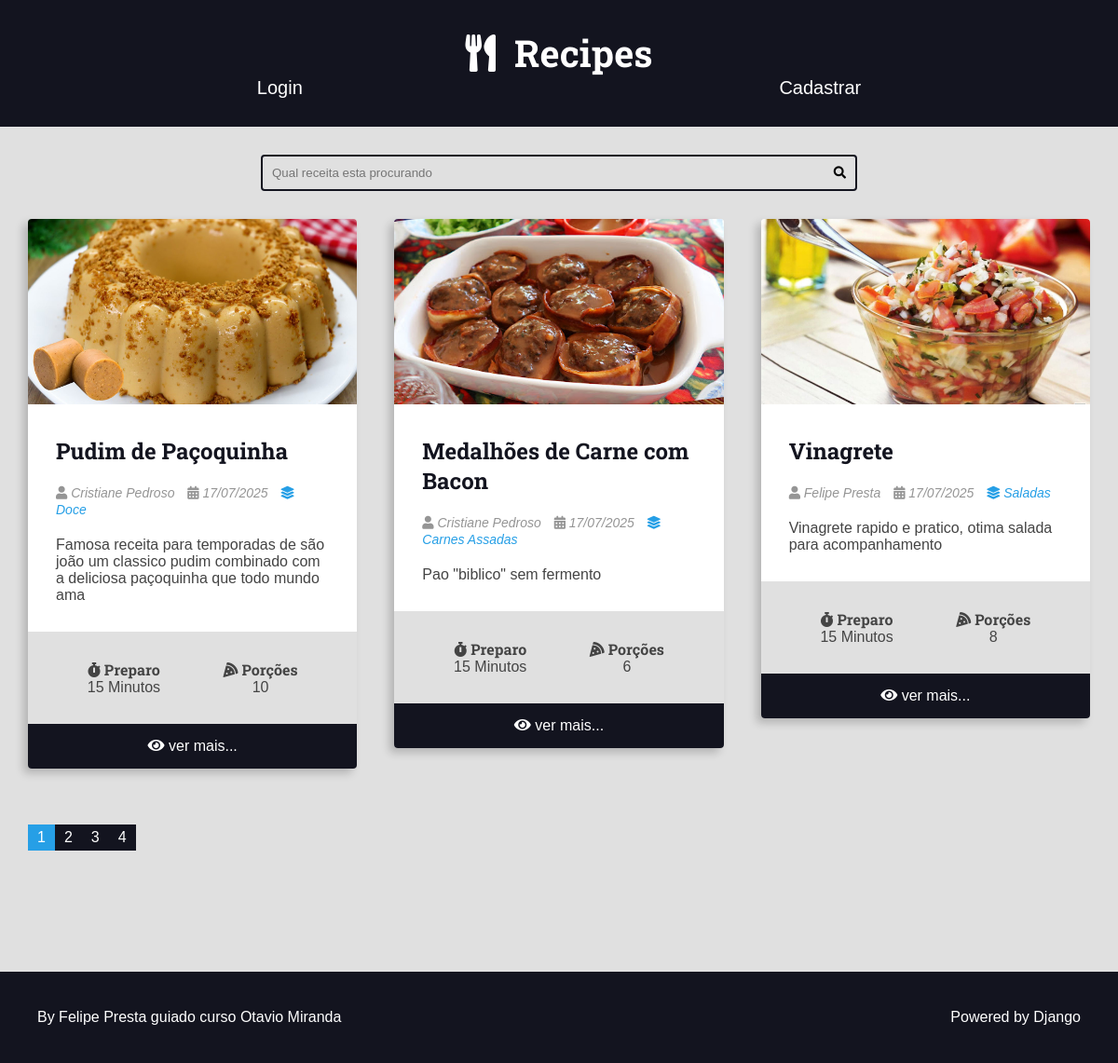
The page / on the database its author committed.
### recipes/models.py (models this page shows, shortened)
class Recipe(models.Model):
    tittle = models.CharField(max_length=65)
    description = models.CharField(max_length=165)
    slug = models.SlugField(unique=True)
    preparation_time = models.IntegerField()
    preparation_time_unit = models.CharField(max_length=65)
    servings_steps = models.IntegerField()
    servings_steps_unit = models.CharField(max_length=65, blank=True, null=True)
    preparation_steps = models.TextField()
    preparation_steps_is_html = models.BooleanField(default=False)
    created_at = models.DateTimeField(auto_now_add=True)
    updated_at = models.DateTimeField(auto_now=True)
    is_published = models.BooleanField(default=False)
    cover = models.ImageField(upload_to='recipes/covers/%Y/%m/%d/', blank=True)
    category = models.ForeignKey(Category, on_delete=models.SET_NULL, null=True)
    author = models.ForeignKey(User, on_delete=models.SET_NULL, null=True)

class Category(models.Model):
    name = models.CharField(max_length=65)

### recipes/views.py (the view)
# urls.py: path('', views.home, name='home'),
def home(request):
    recipes = get_list_or_404(Recipe.objects.order_by('-id'), is_published=True)
    page_object, pagination_range =  make_pagination(request, recipes, PER_PAGE)
    page = request.GET.get('page', 1)
    return render(request, 'recipes/home.html', context={
        'recipes': page_object,
        'pagination_range': pagination_range,
        'page': page,
    })

### utils/pagination.py (called while the page is built)
def make_pagination_range(page_range, qty_pages, current_page):
    middle_range = math.ceil(qty_pages / 2)
    total_pages = len(page_range)
    start_range = current_page - middle_range
    stop_range = current_page + middle_range
    if start_range < 0:
        start_range = 0
        stop_range = qty_pages
    if stop_range > total_pages:
        stop_range = total_pages
        start_range = total_pages - qty_pages
    if start_range < 0:
        start_range = 0
    pagination = page_range[start_range:stop_range]
    return {
        'pagination': pagination,
        'page_range': page_range,
        'qty_pages': qty_pages,
        'current_page': current_page,
        'total_pages': total_pages,
        'start_range': start_range,
        'stop_range': stop_range,
        'first_page_out_of_range': start_range > 0,
        'last_page_out_of_range': stop_range < total_pages,
    }

def make_pagination(request, queryset, per_page, qty_page=4):
    try:
        current_page = int(request.GET.get('page', 1))
    except ValueError:
        current_page = 1
    paginator = Paginator(queryset, per_page)
    page_object = paginator.get_page(current_page)
    pagination_range = make_pagination_range(
        paginator.page_range,
        qty_page,
        current_page
    )
    return page_object, pagination_range

### recipes/templates/recipes/home.html (shortened to what this page needs)
{% extends 'base.html' %}
{% block body %}
{% include 'recipes/partials/search.html' %}
<div class="main-content-container">
    <div class="main-content main-content-list container">
        {% for recipe in recipes %}
            {% include 'recipes/partials/recipe.html' %}
        {% empty %}
            <h1>Nenhuma Receita Publicada</h1>
        {% endfor %}
    </div>
</div>
{% endblock %}

### recipes/templates/recipes/partials/recipe.html (shortened to what this page needs)
<div class="recipe recipe-list-item">
    {% if recipe.cover %}
        <div class="recipe-cover">
            <a href="{% url 'recipes:recipe_detail' recipe.id %}">
                 <img src="{{ recipe.cover.url }}" alt="temporario">
            </a>
        </div>
    {% endif %}
    <div class="recipe-title-container">
        <h2 class="recipe-title">
            <a href="{% url 'recipes:recipe_detail' recipe.id %}">
                {{ recipe.tittle }}
            </a>
        </h2>
    </div>
     <div class="recipe-author">
        <span class="recipe-author-item">
            <i class="fas fa-user"></i>
            {% if recipe.author.first_name %}
                {{ recipe.author.first_name }} {{ recipe.author.last_name }}
            {% else %}
                {{ recipe.author.username }}
            {% endif %}
        </span>
        <span class="recipe-author-item">
            <i class="fas fa-calendar-alt"></i>
            {{ recipe.created_at|date:"d/m/Y" }}
        </span>
        {% if recipe.category is not None %}
            <span class="recipe-author-item">
                <a href=" {% url 'recipes:category' recipe.category.id %}">
                    <i class="fas fa-layer-group"></i>
                    <span>{{ recipe.category.name }}</span>
                </a>
            </span>
        {% endif %}
    </div>
    <div class="recipe-content">
        <p>{{ recipe.description }}</p>
    </div>
     <div class="recipe-meta-container">
        <div class="recipe-meta recipe-preparation">
            <h3 class="recipe-meta-title"><i class="fas fa-stopwatch"></i> Preparo</h3>
            <div class="recipe-meta-text">
                {{ recipe.preparation_time }} {{ recipe.preparation_time_unit }}
            </div>
        </div>
        <div class="recipe-meta recipe-servings">
            <h3 class="recipe-meta-title"><i class="fas fa-pizza-slice"></i> Porções</h3>
            <div class="recipe-meta-text">
                {{ recipe.servings_steps }} {{ recipe.servings_unit }}
            </div>
        </div>
    </div>
    {% if is_datail_page is not True and not from_painel_de_usuario %}
        <footer class="recipe-footer">
            <a class="recipe-read-more button button-dark button-full-width" href="{% url 'recipes:recipe_detail' recipe.id %}?page={{ recipes.number }}">
                <i class="fas fa-eye"></i>
                <span>ver mais...</span>
            </a>
        </footer>
    {% endif %}
</div>

### static/css/style.css (style rules this page uses)
:root { --color-primary: #269fe6; --color-primary-hover: #2086c2; --color-primary-dark: #13141f; --color-primary-dark-hover: #212336; --color-primary-light: #d4ecfa; --color-primary-light-hover: #bdd8e7; --color-white: #fff; --color-black: #000; --color-dark-text: #444; --color-info-light: #cce5ff; --color-debug-light: #cce5ff; --color-success-light: #d4edda; --color-alert-light: #fff3cd; --color-warning-light: #fff3cd; --color-error-light: #f8d7da; --color-info-dark: #4d86c4; --color-debug-dark: #4d86c4; --color-success-dark: #4a9c5d; --color-alert-dark: #927f40; --color-warning-dark: #927f40; --color-error-dark: #da525d; --color-gray-0: #f9f9f9; --color-gray-1: #e0e0e0; --color-gray-2: #c7c7c7; --color-gray-3: #aeaeae; --color-gray-4: #959595; --color-gray-5: #7d7d7d; --color-gray-6: #646464; --color-gray-7: #4b4b4b; --color-gray-8: #323232; --color-gray-9: #191919; --font-primary: sans-serif; --font-headings: 'Roboto Slab', serif; --spacing-gutter-medium: 3rem; --spacing-gutter-large: 4rem; }
* { padding: 0; margin: 0; box-sizing: border-box; }
html { font-size: 62.5%; }
body { font-size: 1.6rem; font-family: var(--font-primary); background: var(--color-gray-1); color: var(--color-dark-text); }
h1, h2, h3, h4, h5, h6 { font-family: var(--font-headings); }
.container { max-width: 144rem; margin: 0 auto; padding: var(--spacing-gutter-medium); }
.main-content { padding-top: 0; }
.main-content-list { display: grid; grid-template-columns: repeat(auto-fit, minmax(340px, 1fr)); gap: var(--spacing-gutter-large); }
.recipe { background: var(--color-white); box-shadow: -5px 5px 10px rgba(0, 0, 0, .2); transform: scale(1); transition: all 300ms ease-in-out; border-radius: .4rem; overflow: hidden; }
.recipe img { max-width: 100%; }
.recipe-list-item { max-width: 64rem; height: fit-content; }
.recipe-title-container { padding: var(--spacing-gutter-medium); padding-bottom: 2rem; }
.recipe-title-container a { text-decoration: none; color: var(--color-primary-dark); }
.recipe-author { padding: 0 var(--spacing-gutter-medium); }
.recipe-author a { color: var(--color-primary); transition: all 300ms ease-in-out; text-decoration: none; }
.recipe-author-item { color: var(--color-gray-4); margin-right: 1rem; font-style: italic; font-size: 1.4rem; }
.recipe-meta-container { display: flex; flex-flow: row wrap; padding: var(--spacing-gutter-medium); background: var(--color-gray-1); }
.recipe-content { padding: var(--spacing-gutter-medium); padding-top: 2rem; }
.recipe-meta { display: flex; flex-flow: column nowrap; flex-shrink: 1; flex-grow: 1; text-align: center; }
.recipe-meta-title { font-size:1.6rem; }
.recipe-footer a { background: var(--color-primary-dark); display: block; color: var(--color-white); text-decoration: none; text-align: center; padding: 1.5rem var(--spacing-gutter-medium); transition: all 300ms ease-in-out; }

### rows shown on the page
Recipe: cover (picture), tittle "Pudim de Paçoquinha", author.first_name "Cristiane", author.last_name "Pedroso", created_at "17/07/2025", category.name "Doce", description "Famosa receita para temporadas de são joão um classico pudim combinado com a deliciosa paçoquinha que todo mundo ama", preparation_time "15", preparation_time_unit "Minutos", servings_steps "10"
Recipe: cover (picture), tittle "Medalhões de Carne com Bacon", author.first_name "Cristiane", author.last_name "Pedroso", created_at "17/07/2025", category.name "Carnes Assadas", description "Pao \"biblico\" sem fermento", preparation_time "15", preparation_time_unit "Minutos", servings_steps "6"
Recipe: cover (picture), tittle "Vinagrete", author.first_name "Felipe", author.last_name "Presta", created_at "17/07/2025", category.name "Saladas", description "Vinagrete rapido e pratico, otima salada para acompanhamento", preparation_time "15", preparation_time_unit "Minutos", servings_steps "8"

### other values the page prints
{{ page }} "1"
{{ page }} "2" "3" "4"
